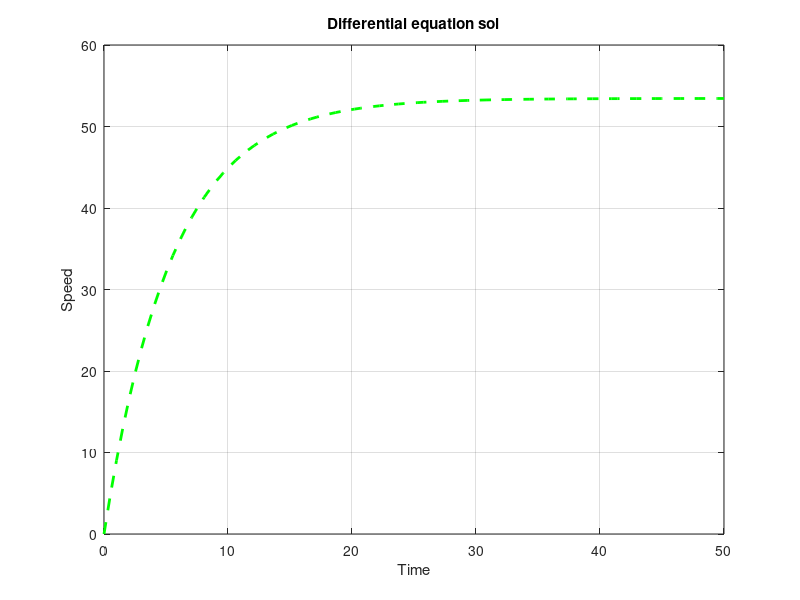

Recreate this plot in MATLAB.
%ÓSCAR POBLETE SÁENZ
%Differential equation plot

clc
clear

t= linspace(0,50,100); %Linearly spaced vector
y=((9.81)*(68.1)/12.5)*(1-exp((-12.5/68.1)*t));

plot(t,y,'--g','LineWidth',2)
grid on
title('Differential equation sol')
xlabel('Time')
ylabel('Speed')

